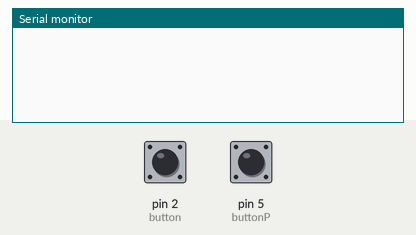
Recording of a sketch running on a simulated Arduino Uno, built with avr-gcc and run on an emulated ATmega328P. On the bench: the last lines printed to the serial monitor. Inputs (shaded band) come from the test bench; at power-on: pin 2 (button) HIGH, pin 5 (buttonP) HIGH.

Above: at 1.2 s.
1.3 s: pin 2 (button) pulled LOW for 0.15 s
At 1.7 s:
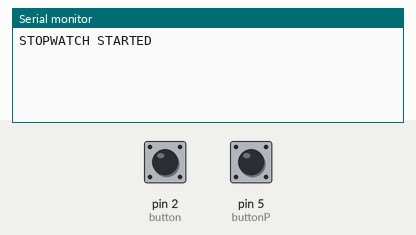
3.3 s: pin 5 (buttonP) pulled LOW for 0.15 s
At 3.6 s:
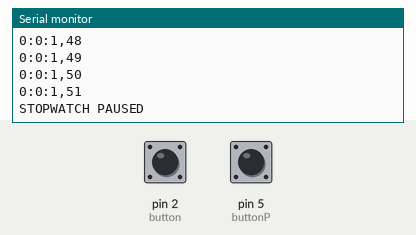
4.9 s: pin 2 (button) pulled LOW for 1 s
At 6.4 s:
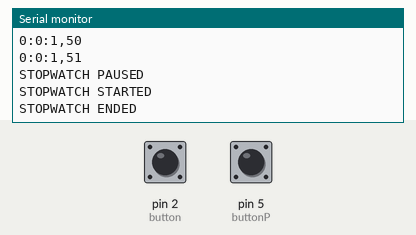
7.4 s: pin 5 (buttonP) pulled LOW for 0.15 s
At 7.8 s:
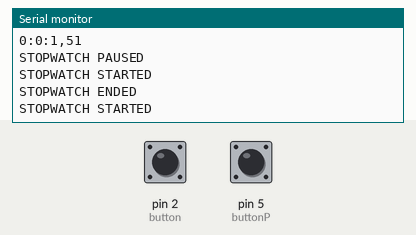
Timing chart, 0 to 10.0 s (numbered marks = the images above; inputs shaded):
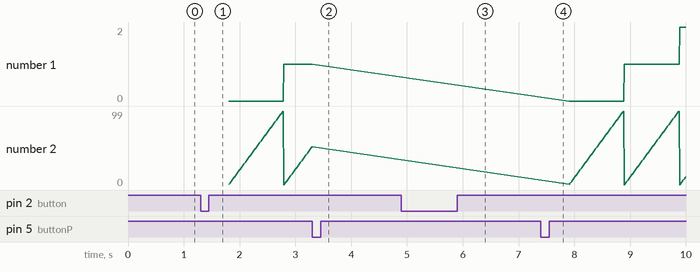

The sketch:

SE2_P1_timer1.ino
```cpp
// Timer 8 kHz
long myTick = 0, sec = 0, hour = 0, minu = 0, ms10;
bool start = false;
int button = 2;
int buttonP = 5;
void setup() {
  // put your setup code here, to run once:
  Serial.begin(115200);
  pinMode(button, INPUT_PULLUP);
  pinMode(buttonP, INPUT_PULLUP);
}

void loop() {
  // put your main code here, to run repeatedly:
  char p;

  if(!digitalRead(button)){
//    delay(10);
    if(start == false)
    {
     Serial.println("STOPWATCH STARTED");
     delay(500);
     TCCR1A = 0x00;
     TCCR1B = 0x03;
     start = true;
    }
    else{
     start = false;
     Serial.println("STOPWATCH ENDED");
     delay(500);
     TCCR1A = 0;
     TCCR1B = 0;
     TCNT1 = 0;
     ms10 = 0;
     sec = 0;
     minu = 0;
     hour = 0;
    }
  }
//  Serial.print(TCNT1);
  if(!digitalRead(buttonP)){
   if(start == false)
    {
     Serial.println("STOPWATCH STARTED");
     delay(500);
     TCCR1A = 0x00;
     TCCR1B = 0x03;
     start = true;
     p = 'A';
    }
    else{
     start = false;
     Serial.println("STOPWATCH PAUSED");
     delay(500);
     TCCR1A = 0;
     TCCR1B = 0;
     TCNT1 = 0;
      p = 'A';
    }
   }
//   Serial.print(" ");
//   Serial.print(TCNT1);
//   Serial.print("\n");
//  micros
  myTick = TCNT1;
  if(myTick >= 2480){
    TCNT1 = 0;
    ms10++;
    if(ms10 == 100){
      ms10 = 0;
      sec++;
      if(sec == 60){
        minu++;
        sec = 0;
        if(minu == 60){
          hour++;
          minu = 0;
          }
        }
      }
//      Serial.println(TCNT1);
      Serial.print(hour); Serial.print(":");
      Serial.print(minu); Serial.print(":");
      Serial.print(sec); Serial.print(",");
      Serial.print(ms10);
      Serial.print("\n");
    }
//      delay(10);
//      p = Serial.read();
//      delay(10);


}
```

Measured:
- after the input at 1.3 s, the serial monitor: prints a new line at once (image 1)
- plotted number 1: 1 → 2 after the input at 7.4 s
- plotted number 2: 51 → 11 after the input at 7.4 s
